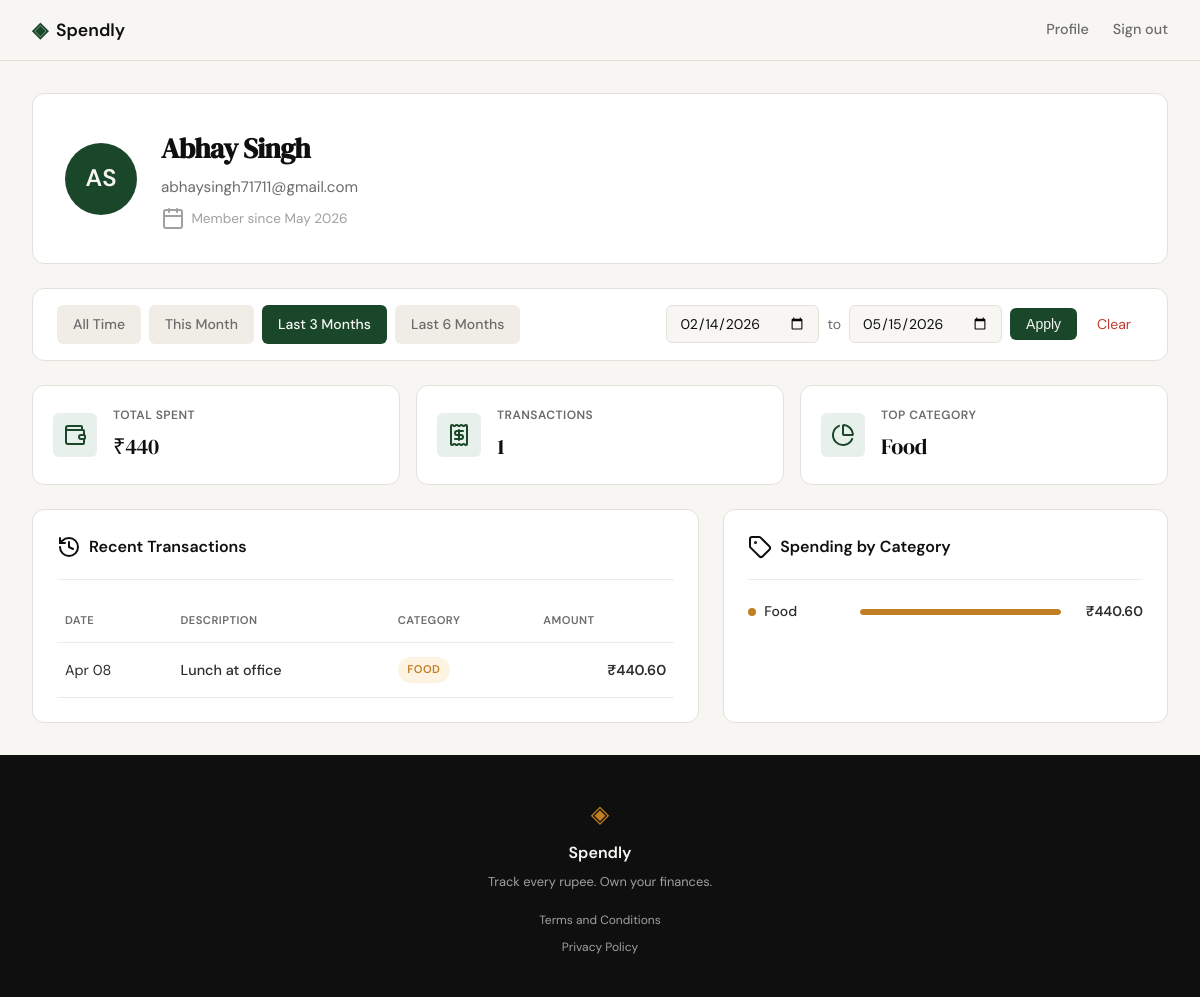
Screenshot of /profile?date_from=2026-02-14&date_to=2026-05-15 (signed in) with the database file from the repository.
### tables this page shows
CREATE TABLE users (
            id INTEGER PRIMARY KEY AUTOINCREMENT,
            name TEXT NOT NULL,
            email TEXT UNIQUE NOT NULL,
            password_hash TEXT NOT NULL,
            created_at TEXT DEFAULT (datetime('now'))
        );

CREATE TABLE expenses (
            id INTEGER PRIMARY KEY AUTOINCREMENT,
            user_id INTEGER NOT NULL,
            amount REAL NOT NULL,
            category TEXT NOT NULL,
            date TEXT NOT NULL,
            description TEXT,
            created_at TEXT DEFAULT (datetime('now')),
            FOREIGN KEY (user_id) REFERENCES users(id)
        );

### app.py (the view)
@app.route("/profile")
def profile():
    if not session.get("user_id"):
        return redirect(url_for("login"))
    user_id = session.get("user_id")
    user = get_user_by_id(user_id)
    if not user:
        session.clear()
        return redirect(url_for("login"))
    date_from, date_to, start_date, end_date, active_filter = parse_date_filter(
        request.args
    )
    stats = get_user_stats(user_id, start_date, end_date)
    transactions = get_user_expenses(user_id, start_date, end_date)
    category_totals = {}
    for tx in transactions:
        cat = tx["category"]
        category_totals[cat] = round(category_totals.get(cat, 0) + tx["amount"], 2)
    color_map = {
        "Food": "orange",
        "Transport": "blue",
        "Bills": "purple",
        "Health": "red",
        "Shopping": "green",
        "Entertainment": "cyan",
    }
    max_amount = max(category_totals.values()) if category_totals else 1
    categories = []
    for name, amount in sorted(
        category_totals.items(), key=lambda x: x[1], reverse=True
    ):
        bar_width = int(round((amount / max_amount) * 100)) if max_amount > 0 else 0
        categories.append(
            {
                "name": name,
                "amount": amount,
                "color": color_map.get(name, "gray"),
                "bar_width": bar_width,
            }
        )
    today = date.today()
    this_month_start = date(today.year, today.month, 1).strftime("%Y-%m-%d")
    three_months_ago = (today - timedelta(days=90)).strftime("%Y-%m-%d")
    six_months_ago = (today - timedelta(days=180)).strftime("%Y-%m-%d")
    today_str = today.strftime("%Y-%m-%d")
    if date_from == this_month_start and date_to == today_str:
        active_filter = "this_month"
    elif date_from == three_months_ago and date_to == today_str:
        active_filter = "last_3_months"
    elif date_from == six_months_ago and date_to == today_str:
        active_filter = "last_6_months"
    return render_template(
        "profile.html",
        user=user,
        stats=stats,
        transactions=transactions,
        categories=categories,
        max_category_amount=max_amount,
        date_from=date_from,
        date_to=date_to,
        active_filter=active_filter,
        this_month_start=this_month_start,
        three_months_ago=three_months_ago,
        six_months_ago=six_months_ago,
        today=today_str,
    )

### database/db.py (called while the page is built)
def get_db():
    conn = sqlite3.connect(DATABASE_PATH)
    conn.row_factory = sqlite3.Row
    conn.execute("PRAGMA foreign_keys = ON")
    return conn

def get_user_by_id(user_id):
    conn = get_db()
    cur = conn.cursor()
    cur.execute(
        "SELECT id, name, email, created_at FROM users WHERE id = ?", (user_id,)
    )
    user = cur.fetchone()
    conn.close()
    if user:
        return {
            "id": user["id"],
            "name": user["name"],
            "email": user["email"],
            "member_since": format_member_date(user["created_at"]),
        }
    return None

def format_member_date(date_str):
    if not date_str:
        return "Unknown"
    try:
        from datetime import datetime
        dt = datetime.strptime(date_str, "%Y-%m-%d %H:%M:%S")
        return dt.strftime("%B %Y")
    except Exception:
        return date_str

def build_date_filter(start_date=None, end_date=None):
    params = []
    date_filter = ""
    if start_date and end_date:
        date_filter = "AND date BETWEEN ? AND ?"
        params = [start_date, end_date]
    elif start_date:
        date_filter = "AND date >= ?"
        params = [start_date]
    elif end_date:
        date_filter = "AND date <= ?"
        params = [end_date]
    return date_filter, params

def get_user_expenses(user_id, start_date=None, end_date=None):
    conn = get_db()
    cur = conn.cursor()
    date_filter, date_params = build_date_filter(start_date, end_date)
    params = [user_id] + date_params
    cur.execute(
        f"""
        SELECT date, description, category, amount
        FROM expenses
        WHERE user_id = ? {date_filter}
        ORDER BY date DESC
        LIMIT 10
    """,
        params,
    )
    rows = cur.fetchall()
    conn.close()
    expenses = []
    for row in rows:
        expenses.append(
            {
                "date": format_expense_date(row["date"]),
                "description": row["description"] or "",
                "category": row["category"],
                "amount": row["amount"],
            }
        )
    return expenses

def format_expense_date(date_str):
    if not date_str:
        return ""
    try:
        from datetime import datetime
        dt = datetime.strptime(date_str, "%Y-%m-%d")
        return dt.strftime("%b %d")
    except Exception:
        return date_str

### templates/profile.html (shortened to what this page needs)
{% extends "base.html" %}
{% block head %}
<link rel="stylesheet" href="{{ url_for('static', filename='css/profile.css') }}">
{% endblock %}
{% block content %}
<div class="profile-page">
    <div class="profile-container">
        <div class="profile-header-card">
            <div class="user-avatar">
                {{ user.name.split()|map('first')|join('')|upper }}
            </div>
            <div class="user-info">
                <h1 class="user-name">{{ user.name }}</h1>
                <p class="user-email">{{ user.email }}</p>
                <p class="user-member">
                    <i data-lucide="calendar"></i>
                    Member since {{ user.member_since }}
                </p>
            </div>
        </div>
        <div class="filter-bar">
            <div class="filter-presets">
                <a href="{{ url_for('profile') }}" class="filter-preset {% if not active_filter %}active{% endif %}">All Time</a>
                <a href="{{ url_for('profile', date_from=this_month_start, date_to=today) }}" class="filter-preset {% if active_filter == 'this_month' %}active{% endif %}">This Month</a>
                <a href="{{ url_for('profile', date_from=three_months_ago, date_to=today) }}" class="filter-preset {% if active_filter == 'last_3_months' %}active{% endif %}">Last 3 Months</a>
                <a href="{{ url_for('profile', date_from=six_months_ago, date_to=today) }}" class="filter-preset {% if active_filter == 'last_6_months' %}active{% endif %}">Last 6 Months</a>
            </div>
            <form method="GET" action="{{ url_for('profile') }}" class="filter-custom">
                <input type="date" name="date_from" value="{{ date_from }}" class="filter-date-input">
                <span class="filter-date-separator">to</span>
                <input type="date" name="date_to" value="{{ date_to }}" class="filter-date-input">
                <button type="submit" class="filter-apply-btn">Apply</button>
                {% if date_from or date_to %}
                <a href="{{ url_for('profile') }}" class="filter-clear-btn">Clear</a>
                {% endif %}
            </form>
        </div>
        <div class="stats-row">
            <div class="stat-card">
                <div class="stat-icon">
                    <i data-lucide="wallet"></i>
                </div>
                <div class="stat-content">
                    <span class="stat-label">Total Spent</span>
                    <span class="stat-value">₹{{ "{:,}".format(stats.total_spent) }}</span>
                </div>
            </div>
            <div class="stat-card">
                <div class="stat-icon">
                    <i data-lucide="receipt"></i>
                </div>
                <div class="stat-content">
                    <span class="stat-label">Transactions</span>
                    <span class="stat-value">{{ stats.transactions }}</span>
                </div>
            </div>
            <div class="stat-card">
                <div class="stat-icon">
                    <i data-lucide="pie-chart"></i>
                </div>
                <div class="stat-content">
                    <span class="stat-label">Top Category</span>
                    <span class="stat-value">{{ stats.top_category }}</span>
                </div>
            </div>
        </div>
        <div class="profile-grid">
            <div class="transactions-card">
                <div class="card-header">
                    <h2 class="card-title">
                        <i data-lucide="history"></i>
                        Recent Transactions
                    </h2>
                </div>
                <div class="table-wrapper">
                    <table class="transactions-table">
                        <thead>
                            <tr>
                                <th>Date</th>
                                <th>Description</th>
                                <th>Category</th>
                                <th class="text-right">Amount</th>
                            </tr>
                        </thead>
                        <tbody>
                            {% for tx in transactions %}
                            <tr>
                                <td class="tx-date">{{ tx.date }}</td>
                                <td class="tx-desc">{{ tx.description }}</td>
                                <td>
                                    <span class="category-badge category-{{ tx.category|lower }}">
                                        {{ tx.category }}
                                    </span>
                                </td>
                                <td class="tx-amount">₹{{ "%.2f"|format(tx.amount) }}</td>
                            </tr>
                            {% endfor %}
                        </tbody>
                    </table>
                </div>
            </div>
            <div class="categories-card">
                <div class="card-header">
                    <h2 class="card-title">
                        <i data-lucide="tag"></i>
                        Spending by Category
                    </h2>
                </div>
                <div class="categories-list">
                    {% for cat in categories %}
                    <div class="category-row">
                        <div class="category-info">
                            <span class="category-dot category-dot-{{ cat.color }}"></span>
                            <span class="category-name">{{ cat.name }}</span>
                        </div>
                        <div class="category-bar-container">
                            <div class="category-bar">
                                <div class="category-fill category-fill-{{ cat.color }}" style="width: {{ cat.bar_width }}%;"></div>
                            </div>
                        </div>
                        <span class="category-amount">₹{{ "%.2f"|format(cat.amount) }}</span>
                    </div>
                    {% endfor %}
                </div>
            </div>
        </div>
    </div>
</div>
{% endblock %}

### static/css/style.css (style rules this page uses)
:root { --ink: #0f0f0f; --ink-soft: #2d2d2d; --ink-muted: #6b6b6b; --ink-faint: #a0a0a0; --paper: #f7f6f3; --paper-warm: #f0ede6; --paper-card: #ffffff; --accent: #1a472a; --accent-light: #e8f0eb; --accent-2: #c17f24; --accent-2-light: #fdf3e3; --danger: #c0392b; --danger-light: #fdecea; --success: #1e7e34; --success-light: #e8f5e9; --border: #e4e1da; --border-soft: #eeebe4; --font-display: 'DM Serif Display', Georgia, serif; --font-body: 'DM Sans', system-ui, sans-serif; --max-width: 1200px; --auth-width: 440px; --radius-sm: 6px; --radius-md: 12px; --radius-lg: 20px; }
*, *::before, *::after { box-sizing: border-box; margin: 0; padding: 0; }
html { font-size: 16px; scroll-behavior: smooth; }
body { background: var(--paper); color: var(--ink); font-family: var(--font-body); font-size: 1rem; line-height: 1.6; -webkit-font-smoothing: antialiased; }
a { color: inherit; text-decoration: none; }
.card-header { display: flex; justify-content: space-between; align-items: center; padding-bottom: 1.25rem; border-bottom: 1px solid var(--border-soft); margin-bottom: 1.5rem; }
.category-info { display: flex; align-items: center; gap: 0.5rem; }
.category-dot { width: 8px; height: 8px; border-radius: 50%; }
.category-dot-orange { background: #f59e0b; }
.category-name { font-size: 0.875rem; font-weight: 600; color: var(--ink-soft); }
.category-bar { height: 8px; background: var(--border-soft); border-radius: 999px; overflow: hidden; }
.category-fill { height: 100%; border-radius: 999px; }
.category-fill-orange { background: #f59e0b; }
.category-amount { font-size: 0.875rem; font-weight: 500; color: var(--ink-muted); text-align: right; }

### rows the page displays
users: name "Abhay Singh", email "abhaysingh71711@gmail.com"
expenses: date "Apr 08", description "Lunch at office", category "FOOD", amount "440.60", name "Food", {{ cat.bar_width }} 100 (drawn)

### other values shown
{{ user.name.split()|map('first')|join('')|upper }} "AS"
{{ user.member_since }} "May 2026"
{{ "{:,}".format(stats.total_spent) }} "440"
{{ stats.transactions }} "1"
{{ stats.top_category }} "Food"
